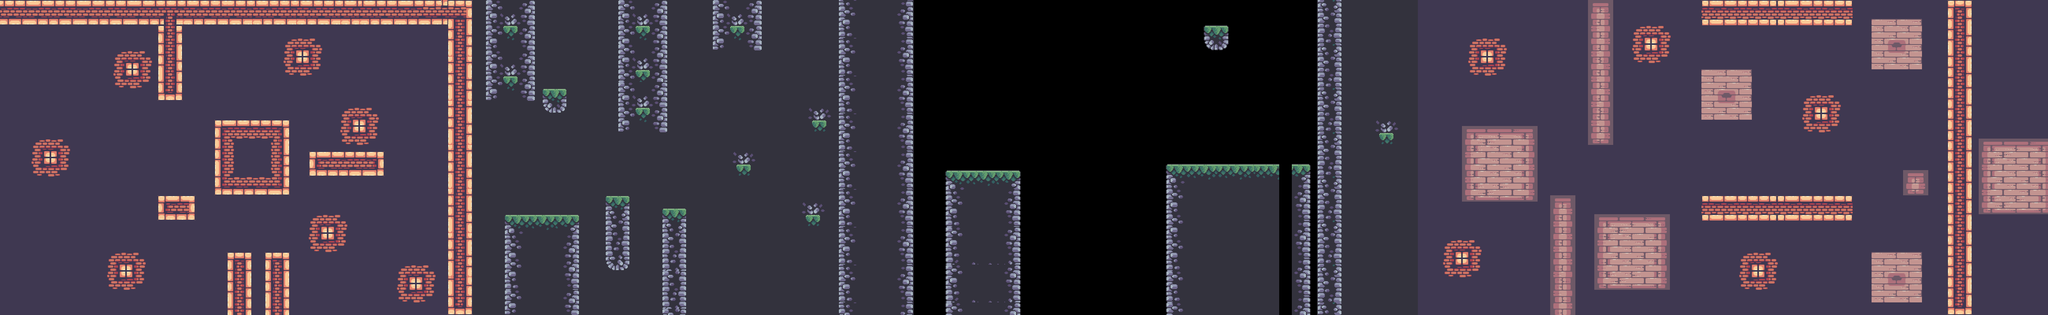

Below is a game level as drawn by its tile map, then a one-line description and the .tmx that defines it (tile-layer data replaced by summaries):
An orthogonal 325x50 tile map with 16x16 px tiles, 2 tile layers (Bg, Tile Layer 1), 2 tilesets and 103 objects (7x gold, 5x Crab, 5x Enemy, 5x spike, 4x silver, ...).

<map version="1.10" tiledversion="1.12.1" orientation="orthogonal" renderorder="right-down" width="325" height="50" tilewidth="16" tileheight="16" infinite="0" nextlayerid="32" nextobjectid="383">
 <tileset firstgid="1" source="../tilesets/outside.tsx" />
 <tileset firstgid="769" source="../tilesets/inside.tsx" />
 <layer id="31" name="Bg" width="325" height="50">
  <data>[16250 cells, 13050 non-empty, 3 distinct tile ids]</data>
 </layer>
 <layer id="2" name="Tile Layer 1" width="325" height="50">
  <data>[16250 cells, 13846 non-empty, 888 distinct tile ids]</data>
 </layer>
 <objectgroup id="15" name="EvilCoins">
  <object id="290" x="2400" y="352" width="16" height="16">
   <properties>
    <property name="lifetime" type="float" value="3" />
   </properties>
  </object>
  <object id="291" x="3296" y="368" width="16" height="16">
   <properties>
    <property name="lifetime" type="float" value="3" />
   </properties>
  </object>
  <object id="292" x="3296" y="336" width="16" height="16">
   <properties>
    <property name="lifetime" type="float" value="3" />
   </properties>
  </object>
  <object id="261" x="1696" y="480" width="16" height="16">
   <properties>
    <property name="lifetime" type="float" value="3" />
   </properties>
  </object>
  <object id="262" x="1696" y="448" width="16" height="16">
   <properties>
    <property name="lifetime" type="float" value="3" />
   </properties>
  </object>
  <object id="325" x="1296" y="432" width="16" height="16">
   <properties>
    <property name="lifetime" type="float" value="3" />
   </properties>
  </object>
  <object id="326" x="1296" y="432" width="16" height="16">
   <properties>
    <property name="lifetime" type="float" value="3" />
   </properties>
  </object>
  <object id="327" x="1296" y="400" width="16" height="16">
   <properties>
    <property name="lifetime" type="float" value="3" />
   </properties>
  </object>
  <object id="328" x="1885.33" y="341.333" width="16" height="16">
   <properties>
    <property name="lifetime" type="float" value="3" />
   </properties>
  </object>
  <object id="329" x="4208" y="464" width="16" height="16">
   <properties>
    <property name="lifetime" type="float" value="3" />
   </properties>
  </object>
  <object id="330" x="4800" y="368" width="16" height="16">
   <properties>
    <property name="lifetime" type="float" value="3" />
   </properties>
  </object>
  <object id="331" x="4800" y="352" width="16" height="16">
   <properties>
    <property name="lifetime" type="float" value="3" />
   </properties>
  </object>
 </objectgroup>
 <objectgroup id="24" name="GhostBlocks">
  <object id="172" x="528" y="400" width="16" height="16" />
  <object id="244" x="816" y="640" width="16" height="16" />
  <object id="250" x="848" y="640" width="16" height="16" />
  <object id="251" x="880" y="640" width="16" height="16" />
  <object id="269" x="2384" y="672" width="16" height="16" />
  <object id="311" x="2320" y="672" width="16" height="16" />
  <object id="253" x="1120" y="624" width="16" height="16" />
  <object id="350" x="1200" y="624" width="16" height="16" />
  <object id="377" x="2593.33" y="558.667" width="16" height="16" />
 </objectgroup>
 <objectgroup id="27" name="PalmTree">
  <object id="274" x="2432" y="368" width="64" height="64" />
  <object id="275" x="2448" y="368" width="64" height="64" />
  <object id="276" x="2464" y="368" width="64" height="64" />
  <object id="277" x="2464" y="368" width="64" height="64" />
  <object id="293" x="3056" y="0" width="64" height="64" />
 </objectgroup>
 <objectgroup id="30" name="soundtriggers">
  <object id="352" x="752" y="288" width="432" height="96">
   <properties>
    <property name="id" type="int" value="2" />
   </properties>
  </object>
  <object id="354" x="704" y="492" width="75" height="178">
   <properties>
    <property name="id" type="int" value="4" />
   </properties>
  </object>
  <object id="355" x="1088" y="480" width="240" height="288">
   <properties>
    <property name="id" type="int" value="10" />
   </properties>
  </object>
  <object id="359" x="2192" y="512" width="288" height="320">
   <properties>
    <property name="id" type="int" value="9" />
   </properties>
  </object>
  <object id="360" x="2480" y="384" width="192" height="176">
   <properties>
    <property name="id" type="int" value="7" />
   </properties>
  </object>
 </objectgroup>
 <objectgroup id="13" name="TrollZones">
  <object id="33" x="576" y="640" width="64" height="160">
   <properties>
    <property name="id" type="int" value="1" />
   </properties>
  </object>
  <object id="246" x="672" y="640" width="64" height="160">
   <properties>
    <property name="id" type="int" value="1" />
   </properties>
  </object>
  <object id="332" x="1136" y="384" width="64" height="160">
   <properties>
    <property name="id" type="int" value="2" />
   </properties>
  </object>
  <object id="334" x="2048" y="544" width="32" height="32">
   <properties>
    <property name="id" type="int" value="3" />
   </properties>
  </object>
  <object id="336" x="2064" y="304" width="32" height="32">
   <properties>
    <property name="id" type="int" value="3" />
   </properties>
  </object>
  <object id="337" x="2128" y="320" width="192" height="192">
   <properties>
    <property name="id" type="int" value="4" />
   </properties>
  </object>
  <object id="340" x="2400" y="432" width="192" height="368">
   <properties>
    <property name="id" type="int" value="6" />
   </properties>
  </object>
  <object id="342" x="2400" y="464" width="192" height="192">
   <properties>
    <property name="id" type="int" value="5" />
   </properties>
  </object>
  <object id="344" x="3344" y="208" width="64" height="192">
   <properties>
    <property name="id" type="int" value="7" />
   </properties>
  </object>
  <object id="346" x="4832" y="432" width="64" height="64">
   <properties>
    <property name="id" type="int" value="8" />
   </properties>
  </object>
  <object id="347" x="4944" y="256" width="64" height="144">
   <properties>
    <property name="id" type="int" value="9" />
   </properties>
  </object>
 </objectgroup>
 <objectgroup id="28" name="CR7">
  <object id="299" name="CR7" x="4387" y="428" width="64" height="64" />
  <object id="306" name="CR7" x="4116" y="475" width="64" height="64" />
  <object id="312" name="CR7" x="3136" y="352" width="64" height="64" />
 </objectgroup>
 <objectgroup id="29" name="Checkpoints">
  <object id="314" x="1696" y="448" width="32" height="80" />
  <object id="315" x="3024" y="336" width="32" height="80" />
 </objectgroup>
 <objectgroup id="14" name="Boxes">
  <object id="40" name="RotatingBox" x="1536" y="448" width="48" height="48">
   <properties>
    <property name="Speed" type="float" value="250" />
   </properties>
  </object>
 </objectgroup>
 <objectgroup id="12" name="Triggers">
  <!-- 10 objects omitted --></objectgroup>
 <objectgroup id="8" name="Water">
  <!-- 3 objects omitted --></objectgroup>
 <objectgroup id="23" name="CutsceneData">
  <!-- 3 objects omitted --></objectgroup>
 <objectgroup id="9" name="Crab">
  <!-- 5 objects omitted --></objectgroup>
 <objectgroup id="7" name="Shell">
  <!-- 8 objects omitted --></objectgroup>
 <objectgroup id="3" name="Objects">
  <!-- 1 objects omitted --></objectgroup>
 <objectgroup id="22" name="Batman">
  <!-- 1 objects omitted --></objectgroup>
 <objectgroup id="5" name="Platforms">
  <!-- 1 objects omitted --></objectgroup>
 <objectgroup id="6" name="Collectables">
  <!-- 16 objects omitted --></objectgroup>
 <objectgroup id="26" name="InvisBlocks">
  <!-- 1 objects omitted --></objectgroup>
 <objectgroup id="25" name="Flag">
  <!-- 1 objects omitted --></objectgroup>
 <objectgroup id="11" name="Traps">
  <!-- 5 objects omitted --></objectgroup>
</map>
<!-- 55 of 103 objects omitted -->
